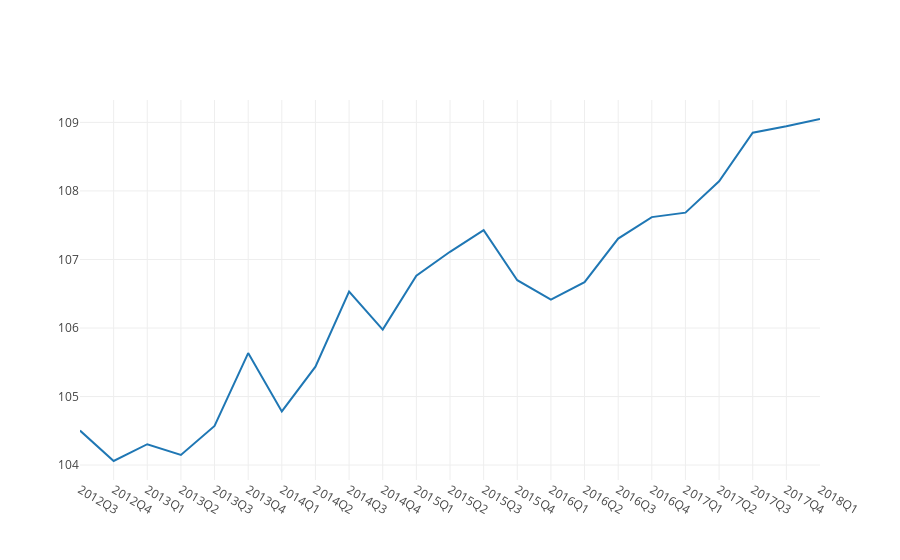

Notebook code for this chart:
### Code cell
iplot([go.Scatter(x=df['Date'], y=df['Real Output per Hour'])])

### Figure 1 — Plotly figure (JSON) as saved in the notebook; plotly's stock layout.template omitted (floating-point values rounded to 4 significant figures)
{"data": [{"type": "scatter", "x": ["2012Q3", "2012Q4", "2013Q1", "2013Q2", "2013Q3", "2013Q4", "2014Q1", "2014Q2", "2014Q3", "2014Q4", "2015Q1", "2015Q2", "2015Q3", "2015Q4", "2016Q1", "2016Q2", "2016Q3", "2016Q4", "2017Q1", "2017Q2", "2017Q3", "2017Q4", "2018Q1"], "y": [104.5, 104.1, 104.3, 104.1, 104.6, 105.6, 104.8, 105.4, 106.5, 106.0, 106.8, 107.1, 107.4, 106.7, 106.4, 106.7, 107.3, 107.6, 107.7, 108.1, 108.8, 108.9, 109.0]}], "layout": {}}
